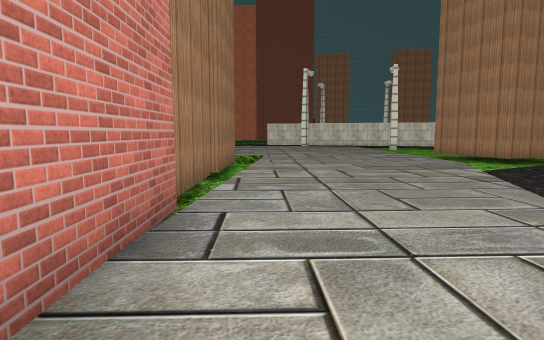
view 1 (above)

24 first-person views from a walk through a Unity game level. The camera is 1.5 m above the floor, tilts 6° down and sees 75° across. The floor is counted in squares, 2 m on a side. Each view is taken from the middle of a square. On the plan, view 1 faces up. The plan holds only what a view shows up to about 11 squares ahead; the rest is blank. The place goes on beyond the plan. Some surface patterns are stand-ins.

view 2
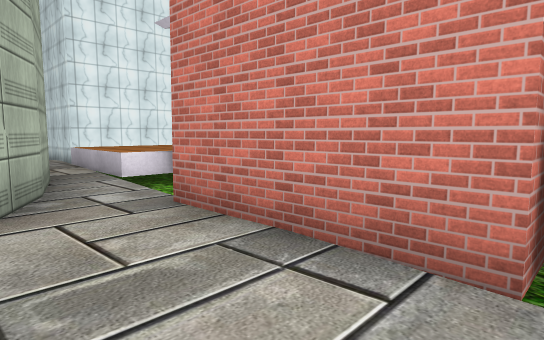

view 3
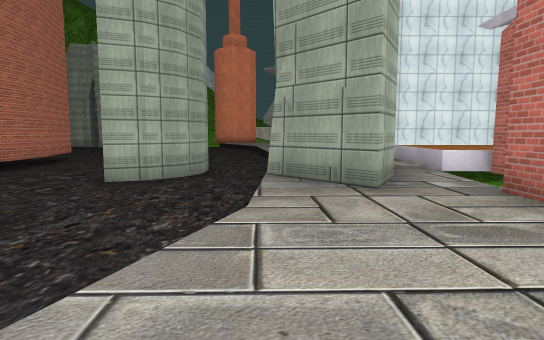

view 4
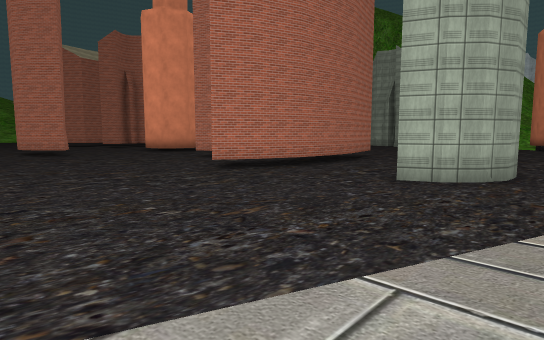

view 5
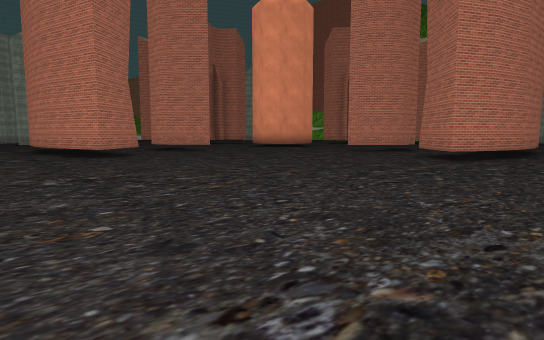

view 6
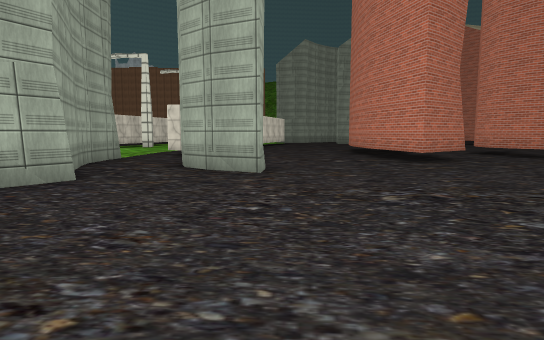

view 7
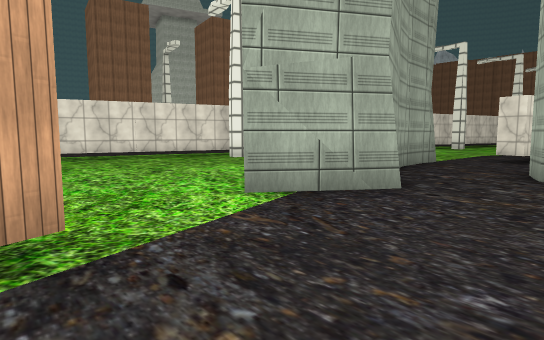

view 8
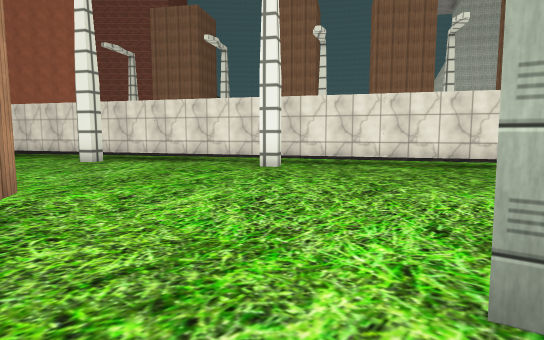

view 9
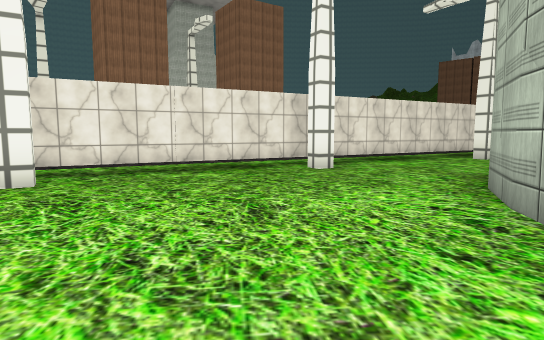

view 10
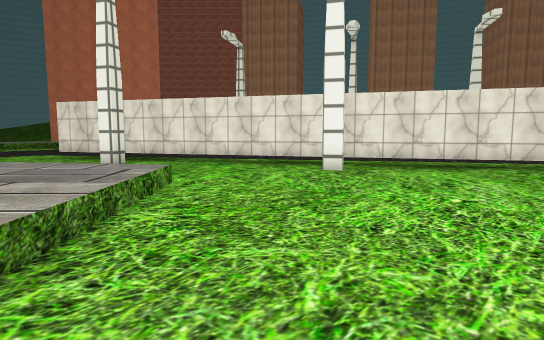

view 11
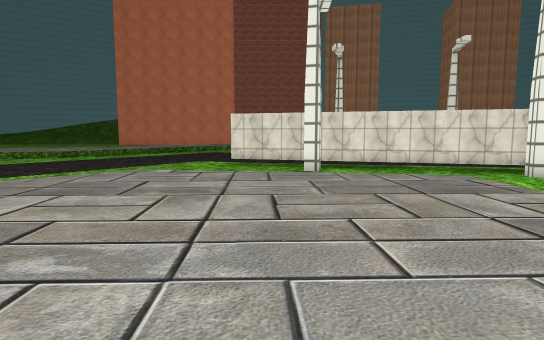

view 12
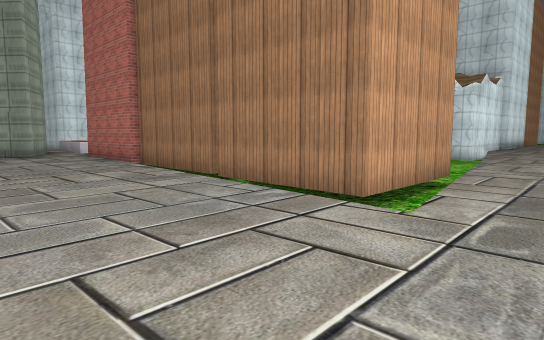

view 13
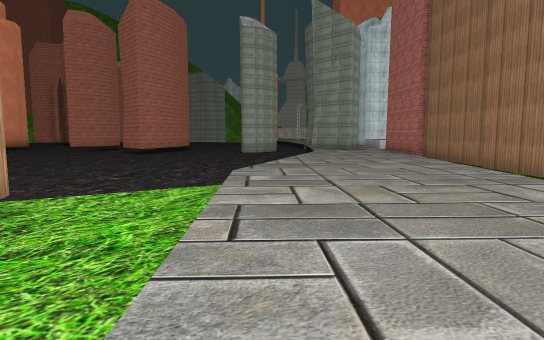

view 14
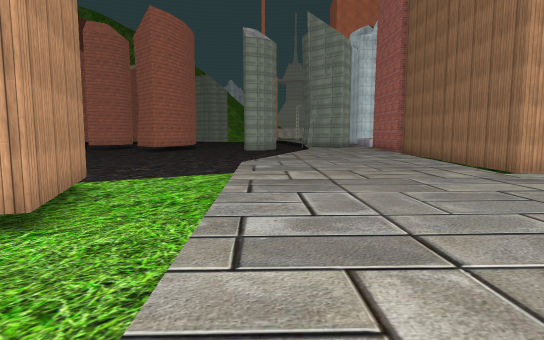

view 15
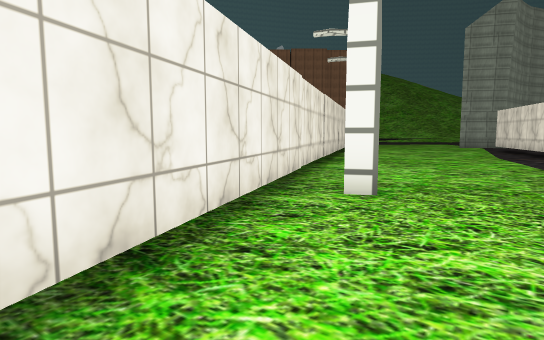

view 16
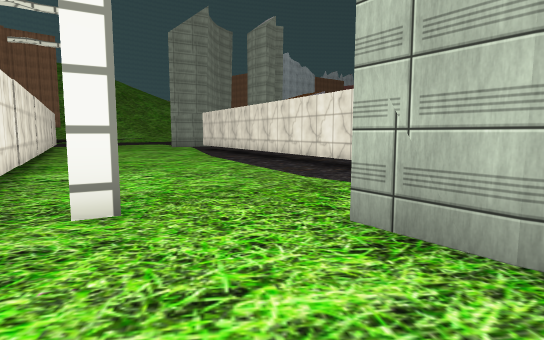

view 17
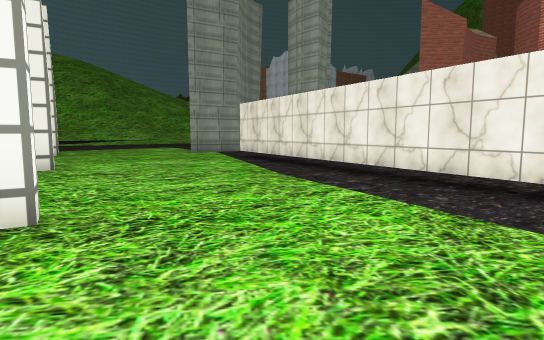

view 18
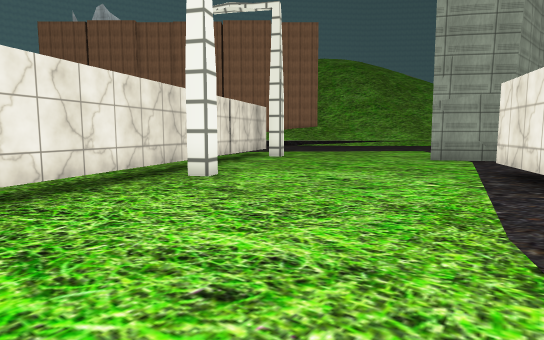

view 19
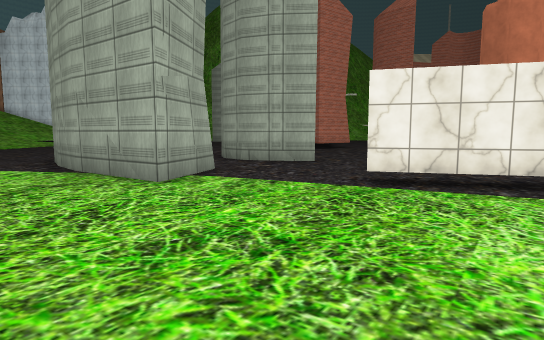

view 20
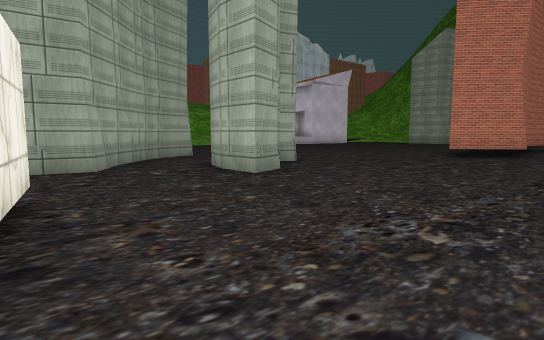

view 21
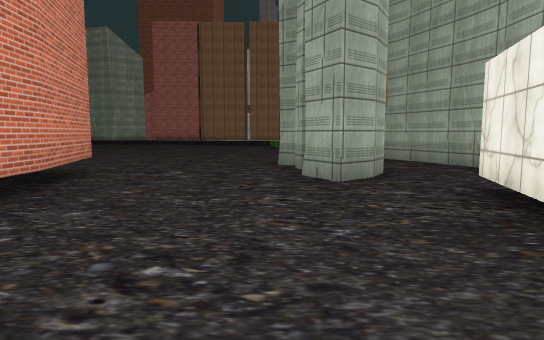

view 22
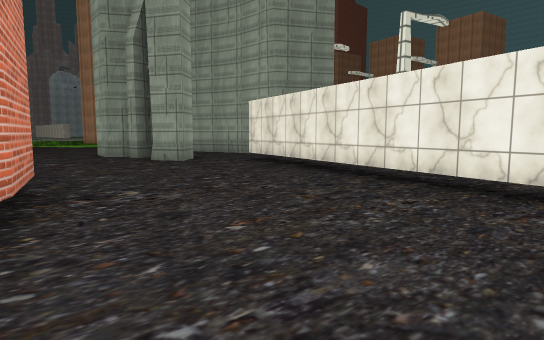

view 23
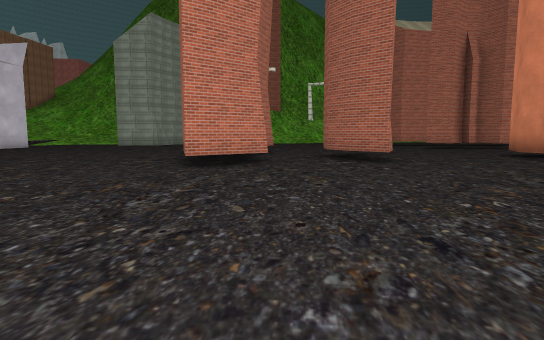

view 24
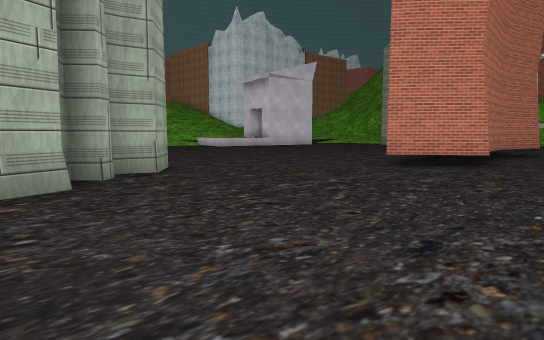

### Floor plan
Key: @ floor where view 1 was taken; # wall or solid block; . main floor; : floor 0.5 m higher than the main floor; / step, stairs or slope; ^ raised ledge; T thing the floor can be seen under or through.
Columns run from 4 left of view 1 to 37 right of it. Each row starts with its distance up from view 1.
 24 .....###T........
 23 ........TTTT........
 22 ..   ......TTTT .......
 21         .......TTTT.....
 20   /////.........T.TTTT ...
 19  /:::::::............TTTT#
 18  ::::::::................#####
 17   :::::::..................#.####
 16   :::::::.......................#TTT..
 15    ::::::... #......#####..........TT#
 14     :::::..#   ... #####............T..###
 13    ::::::..##  ..####....................
 12 :::::::::...###..........# ...............
 11 //..:::::.... .......##...TTTT............
 10 ####:::::...........####.....TTTTT........
  9    #:::::/....................... TTT.....
  8   ##:::::...............................#.
  7   #.::::/...............................##
  6   #.::::/...............####............##
  5   #/::::..............###  ###...........#
  4   #/:::/...............#        .....###..
  3   ##:::/.................       ......##..
  2    #:::.............. ...      ........#
  1    #::/.............   .#      ..........
  0    /@#/............           ............
 -1   ./###.......#...           .............
 -2  #.:#  .......##.           ..............
 -3  ^^:  /.##....#             .......##....
 -4  ^^:  /.# ....#            ....#...##.....
 -5 ^^^:  /.#  ...#           #....##..# .....
 -6   .:   ..  ...#           #.... #..# .....

Positions as (right, up) in squares from view 1, and headings:
1: (0, 0), facing up
2: (1, 4), facing down-left
3: (2, 5), facing down
4: (2, 5), facing down-right
5: (7, 9), facing down-right
6: (9, 9), facing right
7: (10, 10), facing up-right
8: (12, 12), facing up
9: (11, 14), facing up-right
10: (6, 14), facing up
11: (1, 13), facing up
12: (3, 13), facing down-left
13: (4, 16), facing down
14: (4, 18), facing down
15: (18, 18), facing right
16: (19, 18), facing down-right
17: (24, 16), facing down-right
18: (26, 13), facing right
19: (34, 14), facing down
20: (28, 9), facing down-right
21: (25, 9), facing left
22: (28, 5), facing up-left
23: (30, 5), facing down
24: (28, 5), facing down-right
